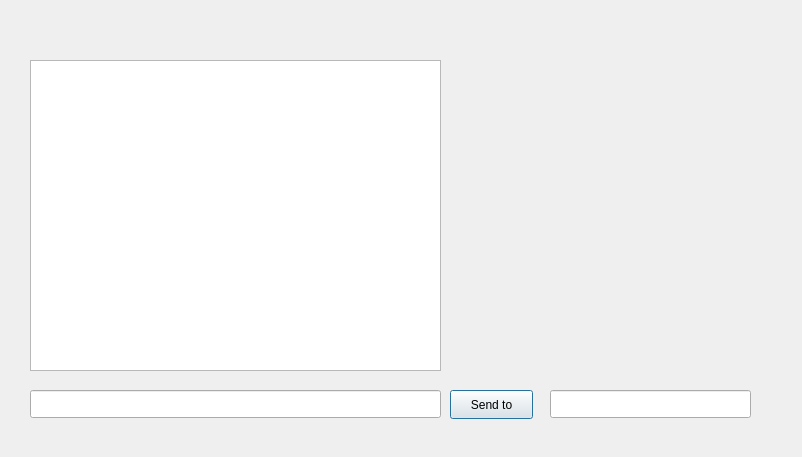
<?xml version="1.0" encoding="UTF-8"?>
<ui version="4.0">
 <class>SecondWindow</class>
 <widget class="QDialog" name="SecondWindow">
  <property name="geometry">
   <rect>
    <x>0</x>
    <y>0</y>
    <width>802</width>
    <height>457</height>
   </rect>
  </property>
  <property name="windowTitle">
   <string>Dialog</string>
  </property>
  <widget class="QTextBrowser" name="textBrowser">
   <property name="geometry">
    <rect>
     <x>30</x>
     <y>60</y>
     <width>411</width>
     <height>311</height>
    </rect>
   </property>
  </widget>
  <widget class="QLineEdit" name="lineEdit">
   <property name="geometry">
    <rect>
     <x>30</x>
     <y>390</y>
     <width>411</width>
     <height>28</height>
    </rect>
   </property>
  </widget>
  <widget class="QPushButton" name="pushButton">
   <property name="geometry">
    <rect>
     <x>450</x>
     <y>390</y>
     <width>83</width>
     <height>29</height>
    </rect>
   </property>
   <property name="text">
    <string>Send to</string>
   </property>
  </widget>
  <widget class="QLineEdit" name="lineEdit_2">
   <property name="geometry">
    <rect>
     <x>550</x>
     <y>390</y>
     <width>201</width>
     <height>28</height>
    </rect>
   </property>
  </widget>
 </widget>
 <resources/>
 <connections/>
</ui>
